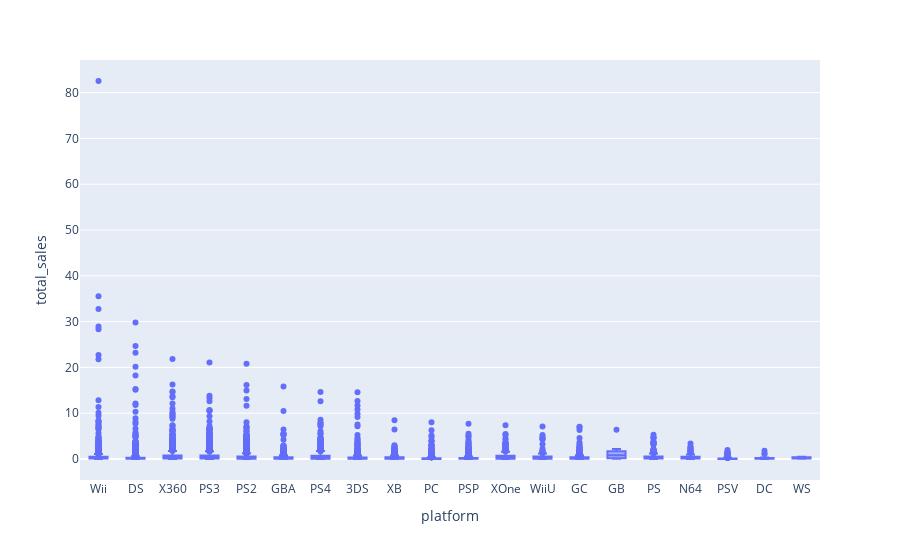

This figure's notebook cell:
### Markdown cell above
## Box plot for sales  broken down by platform

### Code cell
fig = px.box(df_games_after_2000, x="platform", y="total_sales")
fig.show()

### Figure 1 — Plotly figure (JSON) as saved in the notebook; plotly's stock layout.template omitted (floating-point values rounded to 4 significant figures; data arrays with more than 128 entries replaced by an {"elided": "..."} marker saying what was removed)
{"data": [{"alignmentgroup": "True", "hovertemplate": "platform=%{x}<br>total_sales=%{y}<extra></extra>", "legendgroup": "", "marker": {"color": "#636efa"}, "name": "", "notched": false, "offsetgroup": "", "orientation": "v", "showlegend": false, "type": "box", "x": {"elided": "14572 str values"}, "x0": " ", "xaxis": "x", "y": {"elided": "14572 float values"}, "y0": " ", "yaxis": "y"}], "layout": {"boxmode": "group", "legend": {"tracegroupgap": 0}, "margin": {"t": 60}, "xaxis": {"anchor": "y", "domain": [0, 1], "title": {"text": "platform"}}, "yaxis": {"anchor": "x", "domain": [0, 1], "title": {"text": "total_sales"}}}}
